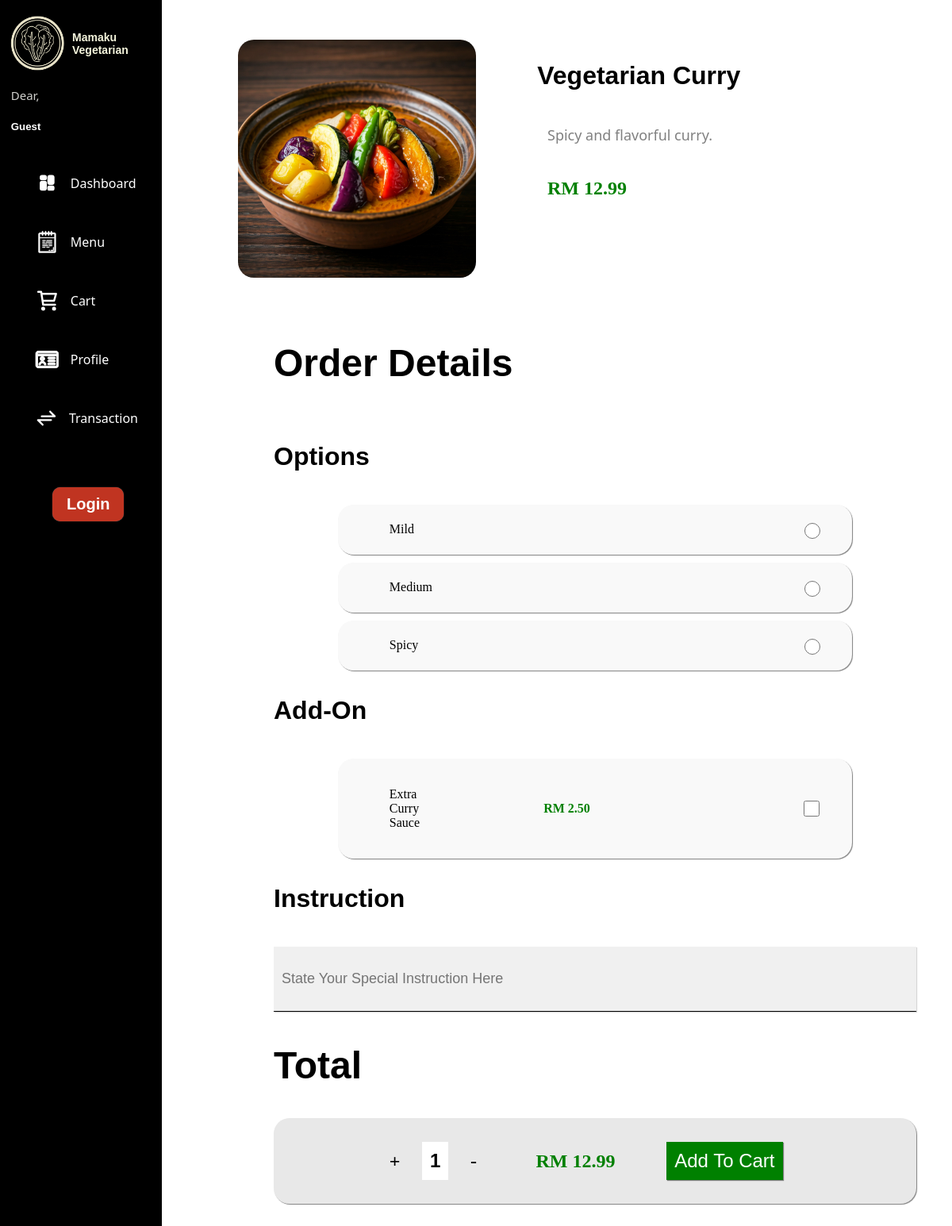
Screenshot of /view/product_details.php?id=1 with the database file from the repository.
### tables this page shows
CREATE TABLE product (
    product_id INT AUTO_INCREMENT PRIMARY KEY,
    category_id INT,
    name VARCHAR(100) NOT NULL,
    description TEXT,
    price DECIMAL(10, 2) NOT NULL,
    availability BOOLEAN DEFAULT TRUE,
    image VARCHAR(255),              
    created_at TIMESTAMP DEFAULT CURRENT_TIMESTAMP,
    FOREIGN KEY (category_id) REFERENCES product_category(category_id)
);

CREATE TABLE product_option (
    option_id INT AUTO_INCREMENT PRIMARY KEY,
    product_id INT,
    option_name TEXT NOT NULL,       
    FOREIGN KEY (product_id) REFERENCES product(product_id)
);

CREATE TABLE product_addon (
    addon_id INT AUTO_INCREMENT PRIMARY KEY,
    product_id INT,
    addon_name VARCHAR(50) NOT NULL,
    addon_price DECIMAL(10, 2) NOT NULL, 
    FOREIGN KEY (product_id) REFERENCES product(product_id)
);

### view/product_details.php (the view, shortened to what this page needs)
<?php
$db = new Database();
$conn = $db->conn;
if (isset($_GET['id'])) {
    $productId = intval($_GET['id']);
    $sql_product = "SELECT * FROM product WHERE product_id = $productId";
    $result_product = $conn->query($sql_product);
    if ($result_product->num_rows > 0) {
        $product = $result_product->fetch_assoc();
        $productName = $product['name'];
        $productPrice = $product['price'];
        $productImage = $product['image'];
        $productDescription = $product['description'];
        ?>
        <!DOCTYPE html>
        <html lang="en">
        <head>
            <link rel="stylesheet" href="../style/index.css">
            <link rel="stylesheet" href="../style/sidebar.css">
            <link rel="stylesheet" href="../style/product_details.css">
        </head>
        <body>
        <?php include "../include/sidebar.php" ?>
        <main>
            <section
                class="product-info-container"
                data-product-id="<?php echo htmlspecialchars($productId); ?>"
                data-product-price="<?php echo htmlspecialchars($productPrice); ?>">
                <img src="../assets/images/products/<?php echo htmlspecialchars($productImage); ?>">
                <div class="product-info">
                    <h1><?php echo htmlspecialchars($productName); ?></h1>
                    <p class="product-desc"><?php echo htmlspecialchars($productDescription); ?></p>
                    <p class="product-price">RM <?php echo number_format($productPrice, 2); ?></p>
                </div>
            </section>
            <section class="product-details-content">
                <h1>Order Details</h1>
                <section class="product-selection-container">
                    <h1>Options</h1>
                    <?php
                    $sql_options = "SELECT * FROM product_option WHERE product_id = $productId";
                    $result_options = $conn->query($sql_options);
                    if ($result_options->num_rows > 0) {
                        while ($option = $result_options->fetch_assoc()) {
                            $optionsArray = explode(',', $option['option_name']);
                            foreach ($optionsArray as $value) {
                                ?>
                                <div class="product-selection">
                                    <label><?php echo htmlspecialchars(trim($value)); ?></label>
                                    <input type="radio" name="product_option" value="<?php echo htmlspecialchars(trim($value)); ?>">
                                </div>
                                <?php
                            }
                        }
                    } else {
                        echo "<p>No options available for this product.</p>";
                    }
                    ?>
                </section>
                <section class="product-selection-container">
                    <h1>Add-On</h1>
                    <?php
                    $sql_addons = "SELECT * FROM product_addon WHERE product_id = $productId";
                    $result_addons = $conn->query($sql_addons);
                    if ($result_addons->num_rows > 0) {
                        while ($addon = $result_addons->fetch_assoc()) {
                            ?>
                            <div class="product-selection">
                                <p class="product-addon"><?php echo htmlspecialchars($addon['addon_name']); ?></p>
                                <p class="product-addon-price">RM <?php echo number_format($addon['addon_price'], 2); ?></p>
                                <input
                                    type="checkbox"
                                    name="product_addon[]"
                                    value="<?php echo htmlspecialchars($addon['addon_name']); ?>"
                                    data-addon-price="<?php echo htmlspecialchars($addon['addon_price']); ?>">
                            </div>
                            <?php
                        }
                    } else {
                        echo "<p>No add-ons available for this product.</p>";
                    }
                    ?>
                </section>
                <section class="product-selection-container">
                    <h1>Instruction</h1>
                    <input type="text" placeholder="State Your Special Instruction Here" class="order-instruction-field">
                </section>
                <h1>Total</h1>
                <section class="product-order-total">
                    <div class="amt-selector">
                        <label class="amt-add">+</label>
                        <label class="amt-indicator">1</label>
                        <label class="amt-decrease">-</label>
                    </div>
                    <label class="order-price">RM <?php echo number_format($productPrice, 2); ?></label>
                    <button class="add-cart-btn">
                        Add To Cart
                    </button>
                </section>
            </section>
        </main>
        </body>
        </html>
        <?php
    } else {
        echo "<p>Product not found.</p>";
    }
} else {
    echo "<p>Invalid product ID.</p>";
}
?>

### style/index.css (style rules this page uses)
body { padding: 0px; margin: 0px; overflow-y: scroll; overflow-x: hidden; }
main { margin-left: 25%; margin-block: 50px; }

### style/product_details.css (style rules this page uses)
.product-info-container { display: flex; flex-direction: row; column-gap: 10%; }
.product-info-container img { width: 300px; height: 300px; border-radius: 20px; }
.product-info { display: flex; flex-direction: column; }
.product-info h1 { text-indent: -5%; font-size: 32px; font-family: Verdana, Geneva, Tahoma, sans-serif; }
.product-desc { font-size: 18px; color: grey; font-family: 'Segoe UI', Tahoma, Geneva, Verdana, sans-serif; }
.product-price { color: green; font-weight: bold; font-size: 24px; }
.product-details-content { margin-inline: 5%; margin-block:80px; }
.product-details-content h1 { font-family: Verdana, Geneva, Tahoma, sans-serif; font-size: 48px; }
.product-selection-container { display: flex; flex-direction: column; row-gap: 10px; }
.product-selection-container h1 { font-family: Verdana, Geneva, Tahoma, sans-serif; font-size: 32px; }
.product-selection { display: flex; flex-direction: row; margin-inline: 10%; background-color: rgb(249, 249, 249); align-items: center; padding-block: 20px; border-radius: 20px; box-shadow: 1px 1px 1px grey; }
.product-selection label { width: 80%; padding-left: 10%; }
.product-selection input { width: 20px; height: 20px; }
.product-addon { width: 10%; padding-left: 10%; }
.product-addon-price { width: 50%; padding-left: 20%; color: green; font-weight: bold; }
.order-instruction-field { border: none; border-bottom: 1px solid black; background-color: rgb(240, 240, 240); box-shadow: 1px 1px 1px rgb(214, 214, 214); padding-inline: 10px; padding-block: 30px; font-size: 18px; }
.product-order-total { display: flex; flex-direction: row; background-color: rgb(232, 232, 232); padding-block: 30px; padding-inline: 10%; column-gap: 10%; border-radius: 20px; box-shadow: 1px 1px 1px grey; align-items: center; }
.amt-selector { display: flex; flex-direction: row; column-gap: 50%; align-items: center; margin-inline: 10%; }
.product-order-total label { font-size: 24px; }
.product-order-total button { background-color: green; color: white; border: none; font-size: 24px; padding: 10px; box-shadow: 1px 1px 1px grey; }
.amt-selector label { font-size: 24px; font-weight: bold; }
.amt-indicator { background-color: white; padding: 10px; font-family: 'Gill Sans', 'Gill Sans MT', Calibri, 'Trebuchet MS', sans-serif; }
.order-price { color: green; font-weight: bold; font-size: 32px; }

### rows the page displays
product: image (picture), name "Vegetarian Curry", description "Spicy and flavorful curry.", price "12.99"
product_option: option_name "Mild", option_name "Medium", option_name "Spicy"
product_addon: addon_name "Extra Curry Sauce", addon_price "2.50"

### other values shown
$fname "Guest"
